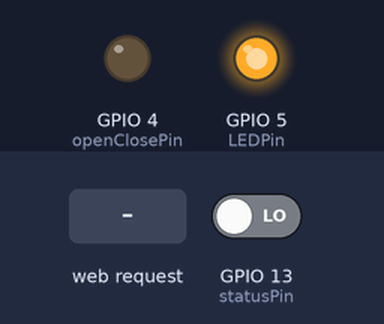
The sketch below on a simulated ESP8266 (NodeMCU). Parts: output pins drawn as LEDs (lit = HIGH). The inputs (shaded band) are chosen by the test bench; at power-on: GPIO 13 (statusPin) LOW. WiFi joins after 1.5 s; servers stay silent unless stated; random numbers use the default seed unless the sketch sets one; what the sketch prints to the serial monitor is not drawn.

Above: at 0.1 s.
At 9.7 s:
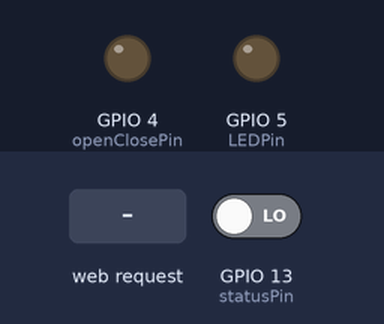
9.8 s: HTTP request GET /door_activate received
At 10.2 s:
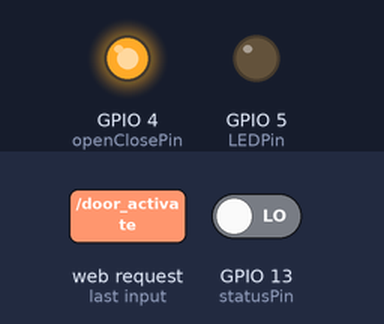
11.8 s: HTTP request GET /ajax_switch received
Timing chart, 0 to 14.8 s (numbered marks = the images above; inputs shaded):
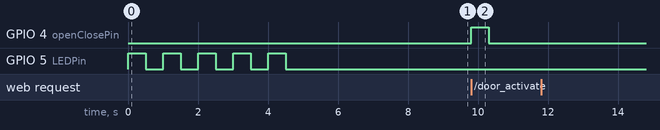

Measured:
- after the input at 9.8 s, GPIO 4 (openClosePin): LOW → HIGH at once, → LOW 0.50 s later
- after the input at 11.8 s, every drawn part: stays the same

The sketch:

GarageDoorOpenerAjax.ino
```cpp
/* IoT Garage Door Opener
/ This is a sketch for the ESP8266, ESP-12 in my case, using the Arduino IDE for ESP8266.  This sketch will allow you to see the current
/ state of the garage door using a magnetic switch on the garage door, one side connected to pin 4 of the ESP-12 and the other side
/ connected to ground.  Doing this pulls pin 4 LOW when the Garage Door is closed completely.  The webpage updates (doesn't reload) via AJAX every 1 second
/ in order to update the status of the door.  It is possible to add another magnetic switch to show when the door is fully open by
/ tieing it to another pin the same way.  You would have to add the code for the new pin.
/ Activating the button for the door requires a 4 digit pass code.  If you put in the code and then close the browser or app you are using
/ and then log back on you will have to re-enter the code again.  That is done in case you enter the code and close the browser and someone else logs on.
/ They would be able to activate the door since the ESP would still think that codeOK=1.  Each client connect sets codeOK=0 right off the bat.
/
/ To open the door I am using a High level triggered single 5V relay.  I am pulling pin 5 LOW in setup then high for 1 second to
/ trigger the door.  ESP is on a smd adapter with onboard LDO (5v to 3.3V voltage regultor) from Electrodragon. I am powering the ESP and the relay using a 5V 1A power adapter.
/
/ I am using watchdog to detect any crashes and hopefully restart the software.  I am not completely sure the watchdog works yet.
/ I hope they mplement watchdog interrupt capability in the near future.
*/
#include <ESP8266WiFi.h>

int LEDPin = 5;
int openClosePin = 4;
int statusPin = 13;

String HTTP_req;
String code;

WiFiServer server(80);

//*-- IoT Information
const char* SSID = "dlink942";
const char* PASS = "4166029277";
const char* pass_sent = "1234";
char codeOK='0';//start Code is blank....

void setup() {
    int i;
    ESP.wdtDisable();
    Serial.begin(115200);
    pinMode(openClosePin, OUTPUT);
    pinMode(LEDPin, OUTPUT);
    pinMode(statusPin, INPUT);

    for (i = 0; i < 10; i++) {
      if (digitalRead(LEDPin)) digitalWrite(LEDPin, LOW);
      else digitalWrite(LEDPin, HIGH);
      delay(500);
    }
    Serial.print("Connecting to ");
    Serial.println(SSID);
    WiFi.begin(SSID, PASS);

    while (WiFi.status() != WL_CONNECTED) {
      delay(500);
      Serial.print(".");
    }
    Serial.println("");
    Serial.println("WiFi connected");
    delay(1000);
    ESP.wdtEnable(WDTO_4S);
    //Start the server
    server.begin();
    Serial.println("Server started");

    //Print the IP Address
    Serial.print("Use this URL to connect: ");
    Serial.print("http://");
    Serial.print(WiFi.localIP());
    Serial.println("/");
    delay(1000);
}

void loop() {
  // Check if a client has connected
  WiFiClient client = server.available();

  if (!client) {
    return;
  }

  //Serial.println("found client");

  // Return the response
  boolean currentLineIsBlank = true;
  codeOK='0';
  while (client.connected()) {
    if (client.available()) {   // client data available to read
      char c = client.read(); // read 1 byte (character) from client
      HTTP_req += c;  // save the HTTP request 1 char at a time
      // last line of client request is blank and ends with \n
      // respond to client only after last line received
      if (c == '\n' && currentLineIsBlank) {
        client.println("HTTP/1.1 200 OK\r\nContent-Type: text/html\r\nConnection: keep-alive");
        client.println();
        if (HTTP_req.indexOf("ajax_switch") > -1) {
          // read switch state and send appropriate paragraph text
          GetSwitchState(client);
          delay(0);
        }
        else {  // HTTP request for web page
          // send web page - contains JavaScript with AJAX calls
          client.print("<!DOCTYPE html>\r\n<html>\r\n<head>\r\n<title>IoT Garage Door</title>\r\n<meta name='viewport' content='width=device-width', initial-scale='1'>");
          client.print("<script>\r\nfunction GetSwitchState() {\r\nnocache = \"&nocache=\" + Math.random() * 1000000;\r\nvar request = new XMLHttpRequest();\r\nrequest.onreadystatechange = function() {\r\nif (this.readyState == 4) {\r\nif (this.status == 200) {\r\nif (this.responseText != null) {\r\ndocument.getElementById(\"switch_txt\").innerHTML = this.responseText;\r\n}}}}\r\nrequest.open(\"GET\", \"ajax_switch\" + nocache, true);\r\nrequest.send(null);\r\nsetTimeout('GetSwitchState()', 1000);\r\n}\r\n</script>\n");
          client.print("<script>\r\nfunction DoorActivate() {\r\nvar request = new XMLHttpRequest();\r\nrequest.open(\"GET\", \"door_activate\" + nocache, true);\r\nrequest.send(null);\r\n}\r\n</script>\n");
          client.print("</head>\r\n<body onload=\"GetSwitchState()\">\r\n<center><h1>IoT Garage Door</h1><hr>\r\n<div id=\"switch_txt\">\r\n</div>\r\n<br>\n");
          client.print("Input password to control Garage Door.\r\n<br><br><form name=\"passcode\" onSubmit=\"GetCode()\"><input type=\"password\" name=\"password\" size='8' maxlength='4'>&nbsp;<input type=submit name=\"Submit\" value=\"Submit\" onClick=\"GetCode()\" style='height:22px; width:80px'></form><br><br>\n");
          if (HTTP_req.indexOf(pass_sent) > 0) {
            GetCode();
          }
          if (codeOK == '0') {
            client.print("<button type=\"button\" disabled style='height:50px; width:225px'>Activate the Door</button><br><br>\n");
          }
          if (codeOK == '1') {
            client.print("<button type=\"button\" onclick=\"DoorActivate()\" style='height:50px; width:225px'>Activate the Door</button><br><br>\n");
          }
          //client.println(system_get_free_heap_size());
          if (HTTP_req.indexOf("door_activate") > -1) {
            // read switch state and send appropriate paragraph text
            Serial.println("Door activate...");
            DoorActivate();
            Serial.println("done");
          }
          //}
          client.print("</body>\r\n</html>\n");
          delay(0);
        }

        // display received HTTP request on serial port
        Serial.println(HTTP_req);
        HTTP_req = "";            // finished with request, empty string
        break;
      }
      // every line of text received from the client ends with \r\n
      if (c == '\n') {
          // last character on line of received text
          // starting new line with next character read
          currentLineIsBlank = true;
        }
        else if (c != '\r') {
          // a text character was received from client
          currentLineIsBlank = false;
        }
      } // end if (client.available())
  } // end while (client.connected())
  delay(1);      // give the web browser time to receive the data
  client.stop(); // close the connection
  delay(0);
}

// send the state of the switch to the web browser
void GetSwitchState(WiFiClient cl) {
    if (digitalRead(statusPin)) {
      cl.println("<p>Garage Door is currently: <span style='background-color:#FF0000; font-size:18pt'>Open</span></p>");
    }
    else {
      cl.println("<p>Garage Door is currently: <span style='background-color:#00FF00; font-size:18pt'>Closed</span></p>");
    }
  }

  void GetCode() {
      codeOK='1';
  }

  void DoorActivate() {
    digitalWrite(openClosePin, HIGH);
    delay(500);
    digitalWrite(openClosePin, LOW);
    codeOK='0';
  }
```
